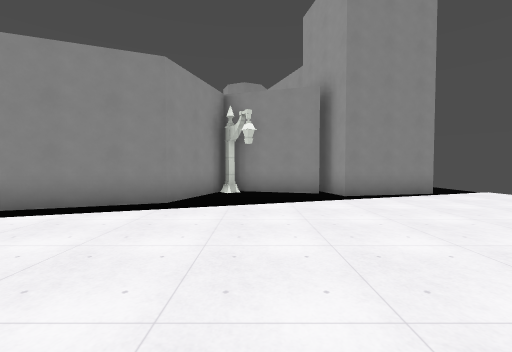
View 1 (above)

20 first-person views from a walk through a 3-D level made in the Godot game engine. The camera is 1.5 m above the floor, tilts 2° down and sees 90° across. The floor is counted in squares, 2 m on a side. Each view is taken from the middle of a square. On the plan, view 1 faces up. The plan holds only what a view shows up to about 9 squares ahead; the rest is blank. The place goes on beyond the plan. Flat picture figures and markers are left out. Some surface patterns are stand-ins.

View 2
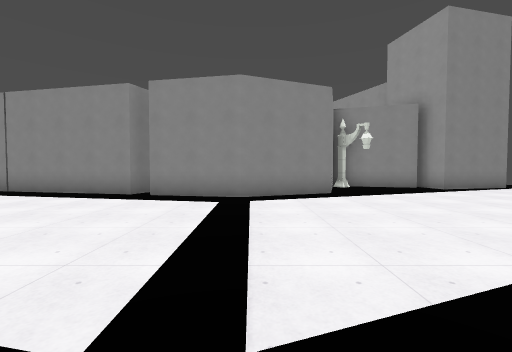

View 3
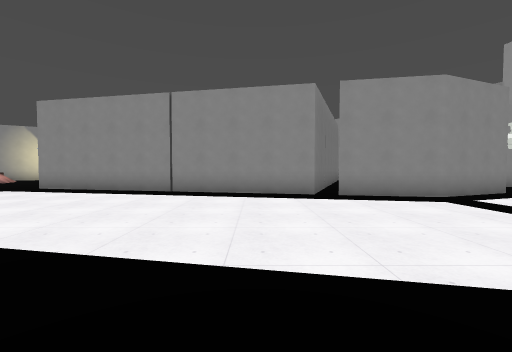

View 4
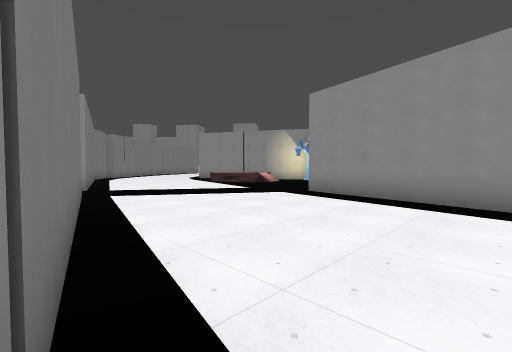

View 5
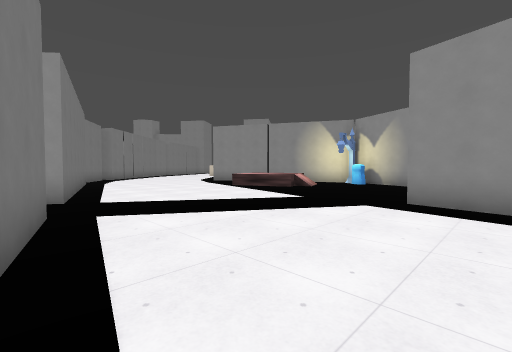

View 6
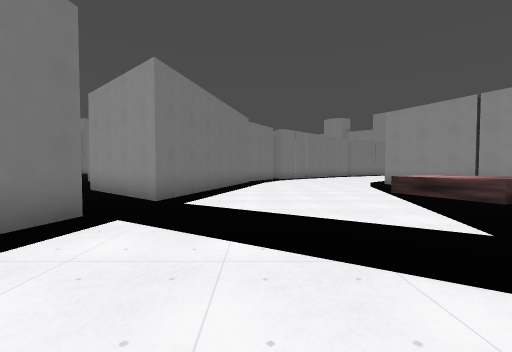

View 7
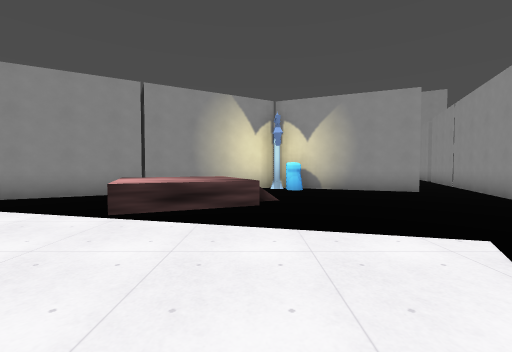

View 8
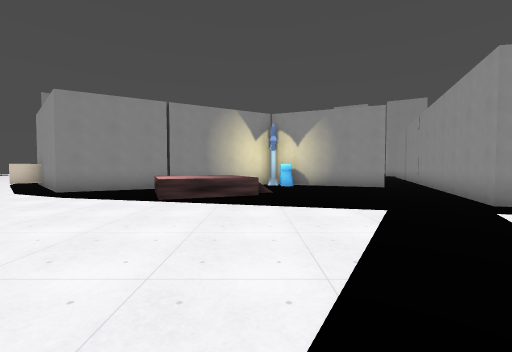

View 9
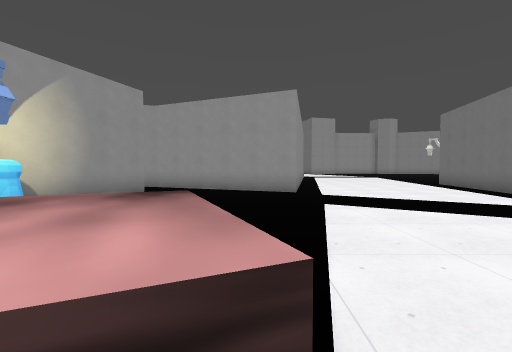

View 10
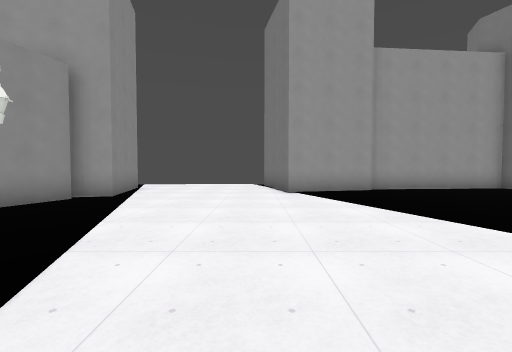

View 11
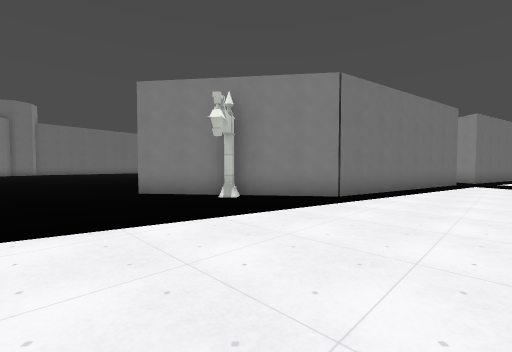

View 12
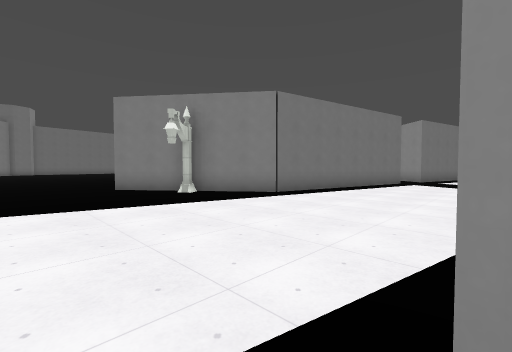

View 13
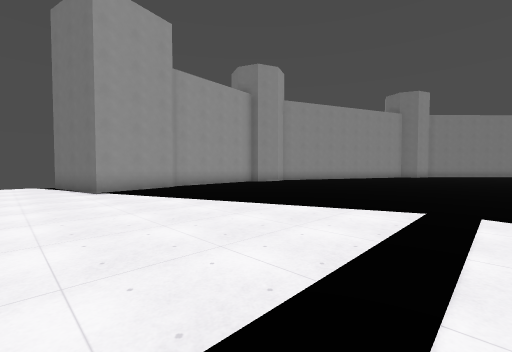

View 14
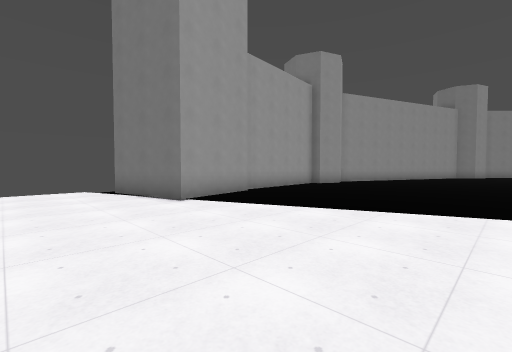

View 15
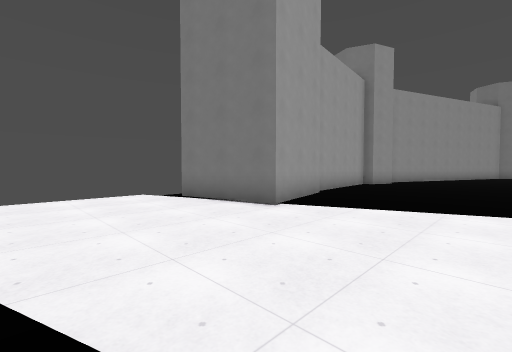

View 16
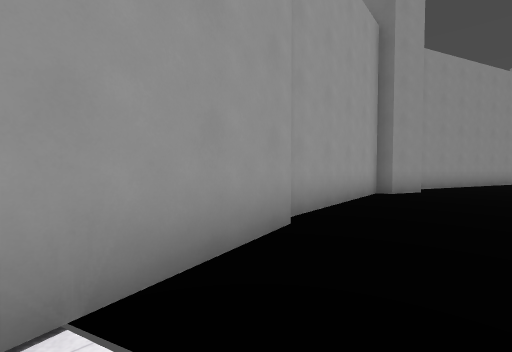

View 17
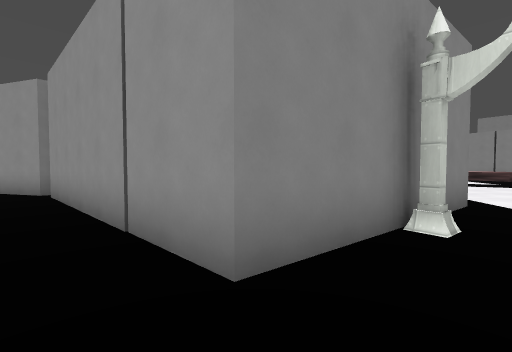

View 18
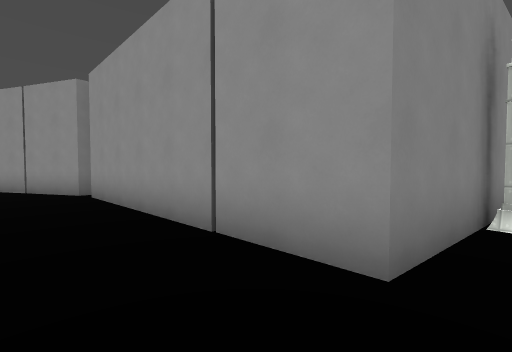

View 19
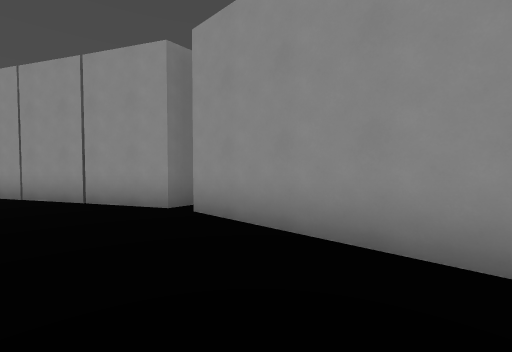

View 20
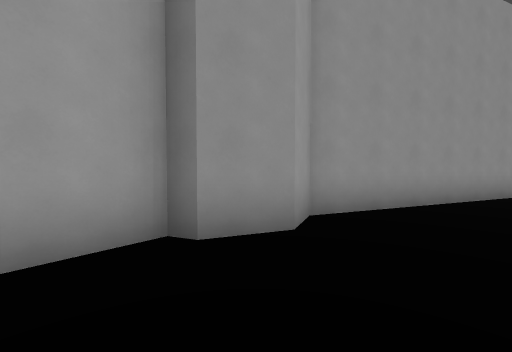

### Floor plan
Key: @ floor where view 1 was taken; # wall or solid block; . main floor; : floor 1 m higher than the main floor; / step, stairs or slope; = window, fence, low wall or low ledge; S streetlight.
Columns run from 25 left of view 1 to 7 right of it. Each row starts with its distance up from view 1.
 13     ###    #
 12 #### # ### #
 11 ###=     . #
 10  /::/    .#
  9  /::=     #
  8 ..=/.    ##             S###
  7 .......  ####          #    ##...
  6 ....... ....#######   ## ........
  5 .................#.####..........
  4 .................................
  3  ...............................
  2 ####........................####
  1   ## ####................... #
  0         #####............@   #
 -1             ##      ...       #
 -2              #S .    .        #
 -3              ##               #
 -4               ## .         .  #
 -5               #  .            #
 -6                              #
 -7                              #
 -8            #   .             #
 -9           ##                 #
-10           #                 #
-11           #                 #
-12          #                  #
-13          #
-14          #

Positions as (right, up) in squares from view 1, and headings:
1: (0, 0), facing up
2: (-4, -2), facing up
3: (-9, -2), facing up
4: (-12, 0), facing up-left
5: (-15, 1), facing up-left
6: (-16, 4), facing left
7: (-21, 4), facing up
8: (-21, 2), facing up
9: (-24, 8), facing right
10: (-4, 3), facing right
11: (-7, 3), facing down-left
12: (-7, 5), facing down-left
13: (-5, 4), facing down-right
14: (-2, 5), facing down-right
15: (0, 6), facing down-right
16: (2, 2), facing down-right
17: (-8, -4), facing left
18: (-8, -5), facing left
19: (-10, -8), facing left
20: (2, -4), facing down-right
